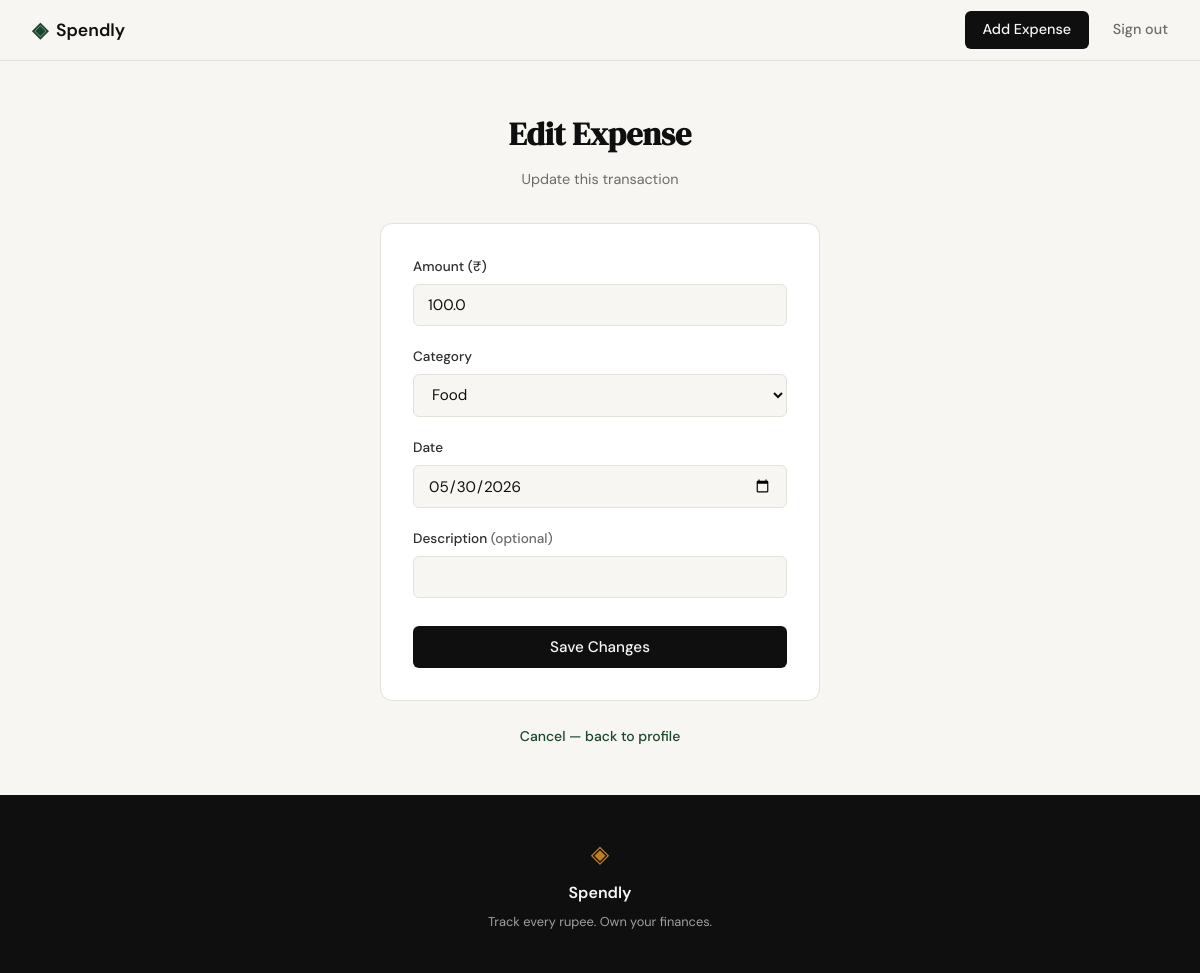
The app's page /expenses/177/edit (signed in), older data.
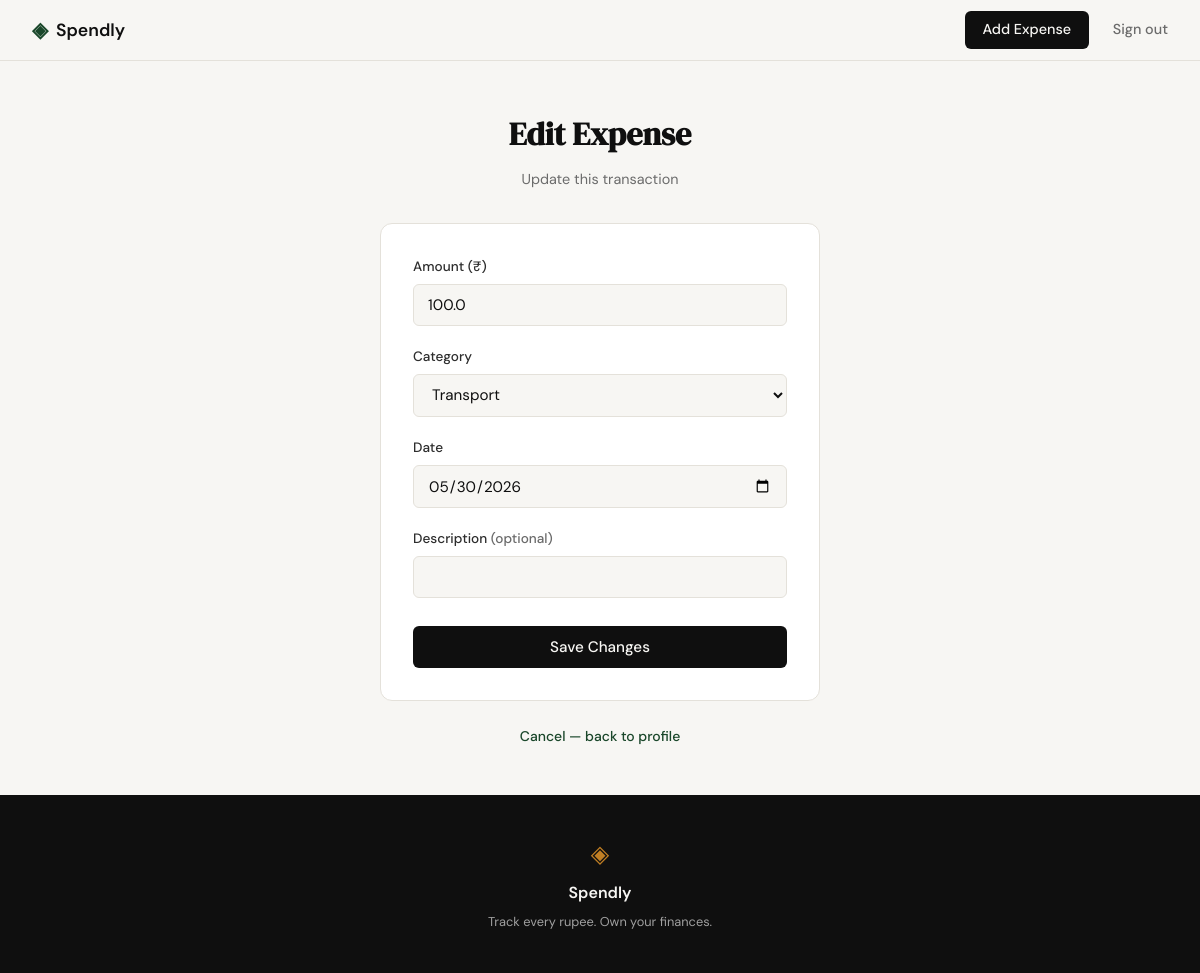
The same page, newer data.
### tables this page shows
CREATE TABLE expenses (
            id          INTEGER PRIMARY KEY AUTOINCREMENT,
            user_id     INTEGER NOT NULL REFERENCES users(id),
            amount      REAL NOT NULL,
            category    TEXT NOT NULL,
            date        TEXT NOT NULL,
            description TEXT,
            created_at  TEXT NOT NULL DEFAULT (datetime('now'))
        );

### app.py (the view, shortened to what this page needs)
@app.route("/expenses/<int:expense_id>/edit", methods=["GET", "POST"])
def edit_expense(expense_id):
    if not session.get("user_id"):
        return redirect(url_for("login"))
    expense = get_expense_by_id(expense_id)
    if expense is None:
        abort(404)
    if expense["user_id"] != session["user_id"]:
        abort(403)
    return render_template("edit_expense.html",
                           expense=expense,
                           categories=CATEGORIES,
                           today=date.today().isoformat())

### database/db.py (called while the page is built)
def get_db():
    conn = sqlite3.connect(DB_PATH)
    conn.row_factory = sqlite3.Row
    conn.execute("PRAGMA foreign_keys = ON")
    return conn

def get_expense_by_id(expense_id):
    conn = get_db()
    row = conn.execute(
        "SELECT id, user_id, amount, category, date, description"
        " FROM expenses WHERE id = ?",
        (expense_id,)
    ).fetchone()
    conn.close()
    return row

### templates/edit_expense.html (shortened to what this page needs)
{% extends "base.html" %}
{% block content %}
<section class="auth-section">
    <div class="auth-container">
        <div class="auth-header">
            <h1 class="auth-title">Edit Expense</h1>
            <p class="auth-subtitle">Update this transaction</p>
        </div>
        <div class="auth-card">
            <form method="POST" action="{{ url_for('edit_expense', expense_id=expense['id']) }}">
                <div class="form-group">
                    <label for="amount">Amount (₹)</label>
                    <input
                        type="number"
                        id="amount"
                        name="amount"
                        class="form-input"
                        step="0.01"
                        min="0.01"
                        required
                        value="{{ form.amount if form else expense['amount'] }}"
                    >
                </div>
                <div class="form-group">
                    <label for="category">Category</label>
                    <select id="category" name="category" class="form-input">
                        {% for cat in categories %}
                        <option value="{{ cat }}"
                            {% if form and form.category == cat %}selected
                            {% elif not form and expense['category'] == cat %}selected
                            {% endif %}>
                            {{ cat }}
                        </option>
                        {% endfor %}
                    </select>
                </div>
                <div class="form-group">
                    <label for="date">Date</label>
                    <input
                        type="date"
                        id="date"
                        name="date"
                        class="form-input"
                        max="{{ today }}"
                        value="{{ form.date if form else expense['date'] }}"
                        required
                    >
                </div>
                <div class="form-group">
                    <label for="description">Description <span class="label-hint">(optional)</span></label>
                    <input
                        type="text"
                        id="description"
                        name="description"
                        class="form-input"
                        maxlength="200"
                        value="{{ form.description if form else (expense['description'] or '') }}"
                    >
                </div>
                <button type="submit" class="btn-submit">Save Changes</button>
            </form>
        </div>
        <p class="auth-switch">
            <a href="{{ url_for('profile') }}">Cancel — back to profile</a>
        </p>
    </div>
</section>
{% endblock %}

### templates/base.html (shortened to what this page needs)
<!DOCTYPE html>
<html lang="en">
<head>
    <link rel="stylesheet" href="{{ url_for('static', filename='css/style.css') }}">
</head>
<body>
    <nav class="navbar">
        <div class="nav-inner">
            <a href="{{ url_for('landing') }}" class="nav-brand">
                <span class="brand-icon">◈</span>
                <span class="brand-name">Spendly</span>
            </a>
            <div class="nav-links">
                {% if session.get("user_id") %}
                    <a href="{{ url_for('add_expense') }}" class="nav-cta">Add Expense</a>
                    <a href="{{ url_for('logout') }}">Sign out</a>
                {% else %}
                    <a href="{{ url_for('login') }}">Sign in</a>
                    <a href="{{ url_for('register') }}" class="nav-cta">Get started</a>
                {% endif %}
            </div>
        </div>
    </nav>
    <main class="main-content">
        {% block content %}{% endblock %}
    </main>
    <footer class="footer">
        <div class="footer-inner">
            <span class="brand-icon">◈</span>
            <span class="footer-name">Spendly</span>
            <p class="footer-copy">Track every rupee. Own your finances.</p>
        </div>
    </footer>
</body>
</html>

### static/css/style.css (style rules this page uses)
:root { --ink: #0f0f0f; --ink-soft: #2d2d2d; --ink-muted: #6b6b6b; --ink-faint: #a0a0a0; --paper: #f7f6f3; --paper-warm: #f0ede6; --paper-card: #ffffff; --accent: #1a472a; --accent-light: #e8f0eb; --accent-2: #c17f24; --accent-2-light: #fdf3e3; --danger: #c0392b; --danger-light: #fdecea; --border: #e4e1da; --border-soft: #eeebe4; --font-display: 'DM Serif Display', Georgia, serif; --font-body: 'DM Sans', system-ui, sans-serif; --max-width: 1200px; --auth-width: 440px; --radius-sm: 6px; --radius-md: 12px; --radius-lg: 20px; }
*, *::before, *::after { box-sizing: border-box; margin: 0; padding: 0; }
html { font-size: 16px; scroll-behavior: smooth; }
body { background: var(--paper); color: var(--ink); font-family: var(--font-body); font-size: 1rem; line-height: 1.6; -webkit-font-smoothing: antialiased; }
a { color: inherit; text-decoration: none; }
.navbar { position: sticky; top: 0; z-index: 100; background: var(--paper); border-bottom: 1px solid var(--border); padding: 0 2rem; }
.nav-inner { max-width: var(--max-width); margin: 0 auto; height: 60px; display: flex; align-items: center; justify-content: space-between; }
.nav-brand { display: flex; align-items: center; gap: 0.5rem; font-family: var(--font-body); font-weight: 600; font-size: 1.1rem; color: var(--ink); }
.brand-icon { color: var(--accent); font-size: 1.3rem; }
.brand-name { color: var(--ink); }
.nav-links { display: flex; align-items: center; gap: 1.5rem; font-size: 0.9rem; font-weight: 500; }
.nav-links a { color: var(--ink-muted); transition: color 0.2s; }
.nav-cta { background: var(--ink) !important; color: var(--paper) !important; padding: 0.45rem 1.1rem; border-radius: var(--radius-sm); transition: background 0.2s !important; }
.main-content { min-height: calc(100vh - 60px - 100px); }
.auth-section { min-height: calc(100vh - 60px - 100px); display: flex; align-items: center; justify-content: center; padding: 3rem 2rem; }
.auth-container { width: 100%; max-width: var(--auth-width); }
.auth-header { text-align: center; margin-bottom: 2rem; }
.auth-title { font-family: var(--font-display); font-size: 2rem; color: var(--ink); margin-bottom: 0.5rem; }
.auth-subtitle { font-size: 0.9rem; color: var(--ink-muted); }
.auth-card { background: var(--paper-card); border: 1px solid var(--border); border-radius: var(--radius-md); padding: 2rem; margin-bottom: 1.5rem; }
.form-group { margin-bottom: 1.25rem; }
.form-group label { display: block; font-size: 0.85rem; font-weight: 500; color: var(--ink-soft); margin-bottom: 0.4rem; }
.form-input { width: 100%; padding: 0.6rem 0.875rem; border: 1px solid var(--border); border-radius: var(--radius-sm); font-family: var(--font-body); font-size: 0.95rem; color: var(--ink); background: var(--paper); outline: none; transition: border-color 0.2s; }
.form-input::placeholder { color: var(--ink-faint); }
.btn-submit { width: 100%; padding: 0.7rem; background: var(--ink); color: var(--paper); border: none; border-radius: var(--radius-sm); font-family: var(--font-body); font-size: 0.95rem; font-weight: 500; cursor: pointer; transition: background 0.2s; margin-top: 0.5rem; }
.auth-switch { text-align: center; font-size: 0.875rem; color: var(--ink-muted); }
.auth-switch a { color: var(--accent); font-weight: 500; }
.footer { background: var(--ink); color: var(--paper); padding: 2.5rem 2rem; text-align: center; }
.footer-inner { display: flex; flex-direction: column; align-items: center; gap: 0.4rem; }
.footer .brand-icon { color: var(--accent-2); font-size: 1.5rem; }
.footer-name { font-weight: 600; font-size: 1rem; }
.footer-copy { font-size: 0.8rem; color: var(--ink-faint); }
.label-hint { color: var(--ink-muted); }

Row changes from the older to the newer data that the page shows:
changed expenses: category "Food" → "Transport"
